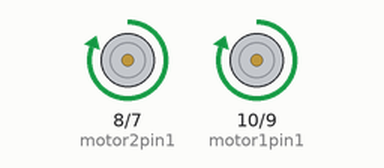
Recording of a sketch running on a simulated Arduino Uno, built with avr-gcc and run on an emulated ATmega328P. Parts: motor-driver pin pairs drawn as motors (green arrow = first pin HIGH = forward, orange = second pin HIGH = backward, longer = more drive).

Above: at 2.5 s.
At 7.5 s:
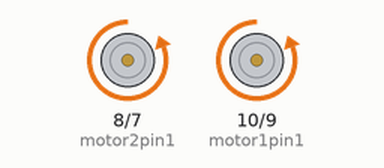
Timing chart, 0 to 13.0 s (numbered marks = the images above):
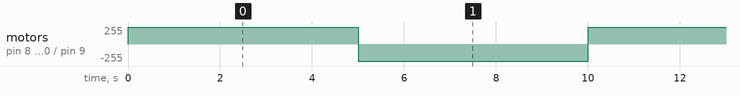

The sketch:

E2.ino
```cpp
/*---------------------------------------------
  Curso de Desarrollo IoT
  Módulo: Starters
  Clase: 7
  Ejercicio: 2

  PINOUT:
  (L298N)
  IN1 -> D10
  IN2 -> D9
  IN3 -> D8
  IN4 -> D7

  5V -> Vin
---------------------------------------------*/

int motor1pin1 = 10;
int motor1pin2 = 9;
int motor2pin1 = 8;
int motor2pin2 = 7;

void setup() {
  pinMode(motor1pin1, OUTPUT);
  pinMode(motor1pin2, OUTPUT);
  pinMode(motor2pin1, OUTPUT);
  pinMode(motor2pin2, OUTPUT);
}
void loop() {
  digitalWrite(motor1pin1, HIGH);
  digitalWrite(motor1pin2, LOW);
  digitalWrite(motor2pin1, HIGH);
  digitalWrite(motor2pin2, LOW);

  delay(5000);

  digitalWrite(motor1pin1, LOW);
  digitalWrite(motor1pin2, HIGH);
  digitalWrite(motor2pin1, LOW);
  digitalWrite(motor2pin2, HIGH);

  delay(5000);
}
```

Measured:
- by itself, motor on pin 8 (motor2pin1) / pin 7 (motor2pin2), motor on pin 10 (motor1pin1) / pin 9 (motor1pin2): alternates forward 255/255 for 5.0 s and backward 255/255 for 5.0 s
